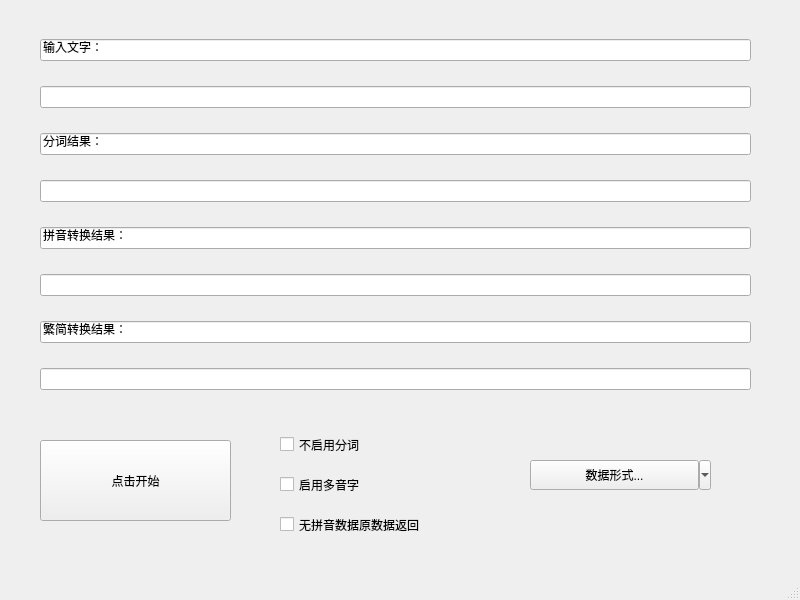
<?xml version="1.0" encoding="UTF-8"?>
<ui version="4.0">
 <class>MainWindow</class>
 <widget class="QMainWindow" name="MainWindow">
  <property name="geometry">
   <rect>
    <x>0</x>
    <y>0</y>
    <width>800</width>
    <height>600</height>
   </rect>
  </property>
  <property name="windowTitle">
   <string>MainWindow</string>
  </property>
  <widget class="QWidget" name="centralwidget">
   <widget class="QPushButton" name="pushButton">
    <property name="geometry">
     <rect>
      <x>40</x>
      <y>440</y>
      <width>191</width>
      <height>81</height>
     </rect>
    </property>
    <property name="text">
     <string>点击开始</string>
    </property>
   </widget>
   <widget class="QCheckBox" name="checkSegBox">
    <property name="geometry">
     <rect>
      <x>280</x>
      <y>430</y>
      <width>111</width>
      <height>29</height>
     </rect>
    </property>
    <property name="text">
     <string>不启用分词</string>
    </property>
   </widget>
   <widget class="QCheckBox" name="checkPolyBox_2">
    <property name="geometry">
     <rect>
      <x>280</x>
      <y>470</y>
      <width>131</width>
      <height>29</height>
     </rect>
    </property>
    <property name="text">
     <string>启用多音字</string>
    </property>
   </widget>
   <widget class="QToolButton" name="toolButton">
    <property name="geometry">
     <rect>
      <x>530</x>
      <y>460</y>
      <width>181</width>
      <height>30</height>
     </rect>
    </property>
    <property name="text">
     <string>数据形式...</string>
    </property>
    <property name="popupMode">
     <enum>QToolButton::MenuButtonPopup</enum>
    </property>
    <property name="autoRaise">
     <bool>false</bool>
    </property>
   </widget>
   <widget class="QCheckBox" name="checkExBox_3">
    <property name="geometry">
     <rect>
      <x>280</x>
      <y>510</y>
      <width>181</width>
      <height>29</height>
     </rect>
    </property>
    <property name="text">
     <string>无拼音数据原数据返回</string>
    </property>
   </widget>
   <widget class="QWidget" name="">
    <property name="geometry">
     <rect>
      <x>40</x>
      <y>20</y>
      <width>711</width>
      <height>391</height>
     </rect>
    </property>
    <layout class="QVBoxLayout" name="verticalLayout">
     <item>
      <widget class="QLineEdit" name="lineEdit">
       <property name="text">
        <string>输入文字：</string>
       </property>
       <property name="readOnly">
        <bool>true</bool>
       </property>
      </widget>
     </item>
     <item>
      <widget class="QLineEdit" name="lineEdit_2"/>
     </item>
     <item>
      <widget class="QLineEdit" name="lineEdit_5">
       <property name="text">
        <string>分词结果：</string>
       </property>
      </widget>
     </item>
     <item>
      <widget class="QLineEdit" name="lineEdit_6"/>
     </item>
     <item>
      <widget class="QLineEdit" name="lineEdit_3">
       <property name="text">
        <string>拼音转换结果：</string>
       </property>
       <property name="readOnly">
        <bool>true</bool>
       </property>
      </widget>
     </item>
     <item>
      <widget class="QLineEdit" name="lineEdit_4">
       <property name="readOnly">
        <bool>true</bool>
       </property>
      </widget>
     </item>
     <item>
      <widget class="QLineEdit" name="lineEdit_8">
       <property name="text">
        <string>繁简转换结果：</string>
       </property>
       <property name="readOnly">
        <bool>true</bool>
       </property>
      </widget>
     </item>
     <item>
      <widget class="QLineEdit" name="lineEdit_7">
       <property name="text">
        <string/>
       </property>
       <property name="readOnly">
        <bool>true</bool>
       </property>
      </widget>
     </item>
    </layout>
   </widget>
  </widget>
  <widget class="QMenuBar" name="menubar">
   <property name="geometry">
    <rect>
     <x>0</x>
     <y>0</y>
     <width>800</width>
     <height>29</height>
    </rect>
   </property>
  </widget>
  <widget class="QStatusBar" name="statusbar"/>
 </widget>
 <resources/>
 <connections/>
</ui>
